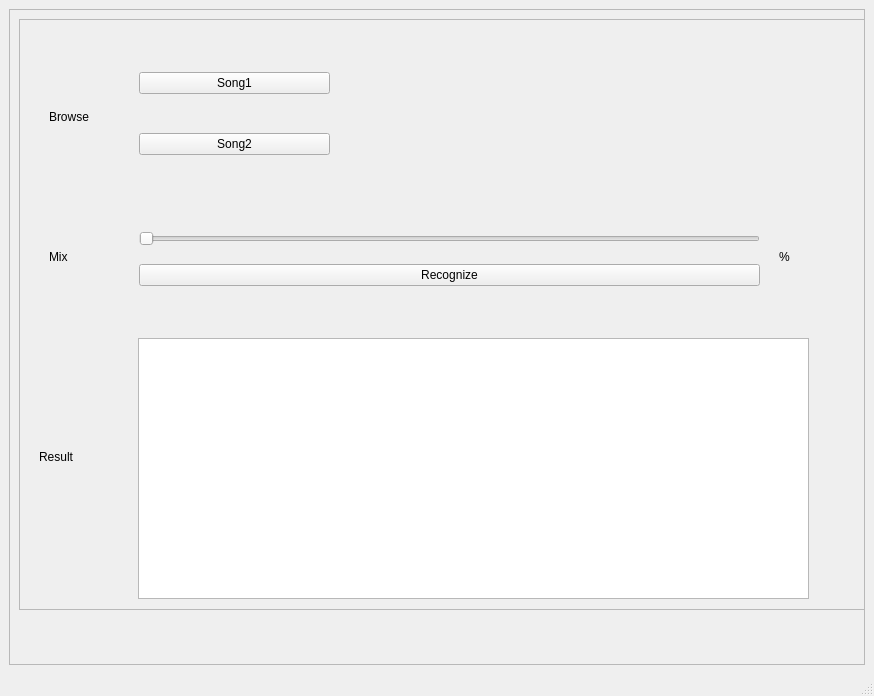
<?xml version="1.0" encoding="UTF-8"?>
<ui version="4.0">
 <class>MainWindow</class>
 <widget class="QMainWindow" name="MainWindow">
  <property name="geometry">
   <rect>
    <x>0</x>
    <y>0</y>
    <width>874</width>
    <height>696</height>
   </rect>
  </property>
  <property name="windowTitle">
   <string>MainWindow</string>
  </property>
  <widget class="QWidget" name="centralwidget">
   <layout class="QVBoxLayout" name="verticalLayout_5">
    <item>
     <widget class="QScrollArea" name="scrollArea">
      <property name="widgetResizable">
       <bool>true</bool>
      </property>
      <widget class="QWidget" name="scrollAreaWidgetContents">
       <property name="geometry">
        <rect>
         <x>0</x>
         <y>0</y>
         <width>850</width>
         <height>621</height>
        </rect>
       </property>
       <property name="minimumSize">
        <size>
         <width>820</width>
         <height>600</height>
        </size>
       </property>
       <widget class="QFrame" name="frame">
        <property name="geometry">
         <rect>
          <x>9</x>
          <y>9</y>
          <width>851</width>
          <height>591</height>
         </rect>
        </property>
        <property name="frameShape">
         <enum>QFrame::StyledPanel</enum>
        </property>
        <property name="frameShadow">
         <enum>QFrame::Raised</enum>
        </property>
        <widget class="QWidget" name="verticalLayoutWidget">
         <property name="geometry">
          <rect>
           <x>120</x>
           <y>20</y>
           <width>191</width>
           <height>151</height>
          </rect>
         </property>
         <layout class="QVBoxLayout" name="verticalLayout">
          <item>
           <widget class="QPushButton" name="open_song1">
            <property name="text">
             <string>Song1</string>
            </property>
           </widget>
          </item>
          <item>
           <widget class="QPushButton" name="open_song2">
            <property name="text">
             <string>Song2</string>
            </property>
           </widget>
          </item>
         </layout>
        </widget>
        <widget class="QWidget" name="verticalLayoutWidget_2">
         <property name="geometry">
          <rect>
           <x>339</x>
           <y>50</y>
           <width>441</width>
           <height>81</height>
          </rect>
         </property>
         <layout class="QVBoxLayout" name="verticalLayout_2">
          <item>
           <widget class="QLabel" name="song1_name">
            <property name="text">
             <string/>
            </property>
           </widget>
          </item>
          <item>
           <widget class="QLabel" name="song2_name">
            <property name="text">
             <string/>
            </property>
           </widget>
          </item>
         </layout>
        </widget>
        <widget class="QWidget" name="verticalLayoutWidget_3">
         <property name="geometry">
          <rect>
           <x>120</x>
           <y>200</y>
           <width>621</width>
           <height>81</height>
          </rect>
         </property>
         <layout class="QVBoxLayout" name="verticalLayout_3">
          <item>
           <widget class="QSlider" name="slider">
            <property name="orientation">
             <enum>Qt::Horizontal</enum>
            </property>
           </widget>
          </item>
          <item>
           <widget class="QPushButton" name="Recognize">
            <property name="text">
             <string>Recognize</string>
            </property>
           </widget>
          </item>
         </layout>
        </widget>
        <widget class="QLabel" name="slider_percentage">
         <property name="geometry">
          <rect>
           <x>760</x>
           <y>230</y>
           <width>55</width>
           <height>16</height>
          </rect>
         </property>
         <property name="text">
          <string>%</string>
         </property>
        </widget>
        <widget class="QLabel" name="label_4">
         <property name="geometry">
          <rect>
           <x>30</x>
           <y>90</y>
           <width>55</width>
           <height>16</height>
          </rect>
         </property>
         <property name="text">
          <string>Browse</string>
         </property>
        </widget>
        <widget class="QLabel" name="label_5">
         <property name="geometry">
          <rect>
           <x>30</x>
           <y>230</y>
           <width>55</width>
           <height>16</height>
          </rect>
         </property>
         <property name="text">
          <string>Mix</string>
         </property>
        </widget>
        <widget class="QWidget" name="verticalLayoutWidget_4">
         <property name="geometry">
          <rect>
           <x>119</x>
           <y>319</y>
           <width>671</width>
           <height>261</height>
          </rect>
         </property>
         <layout class="QVBoxLayout" name="verticalLayout_4">
          <item>
           <widget class="QTableWidget" name="resultsTable">
            <property name="enabled">
             <bool>true</bool>
            </property>
            <property name="sizeAdjustPolicy">
             <enum>QAbstractScrollArea::AdjustToContents</enum>
            </property>
            <property name="editTriggers">
             <set>QAbstractItemView::NoEditTriggers</set>
            </property>
            <property name="alternatingRowColors">
             <bool>false</bool>
            </property>
            <property name="rowCount">
             <number>0</number>
            </property>
            <property name="columnCount">
             <number>0</number>
            </property>
            <attribute name="horizontalHeaderVisible">
             <bool>true</bool>
            </attribute>
           </widget>
          </item>
         </layout>
        </widget>
        <widget class="QLabel" name="label_6">
         <property name="geometry">
          <rect>
           <x>20</x>
           <y>430</y>
           <width>55</width>
           <height>16</height>
          </rect>
         </property>
         <property name="text">
          <string>Result</string>
         </property>
        </widget>
       </widget>
      </widget>
     </widget>
    </item>
   </layout>
  </widget>
  <widget class="QMenuBar" name="menubar">
   <property name="geometry">
    <rect>
     <x>0</x>
     <y>0</y>
     <width>874</width>
     <height>26</height>
    </rect>
   </property>
  </widget>
  <widget class="QStatusBar" name="statusbar"/>
 </widget>
 <resources/>
 <connections/>
</ui>
